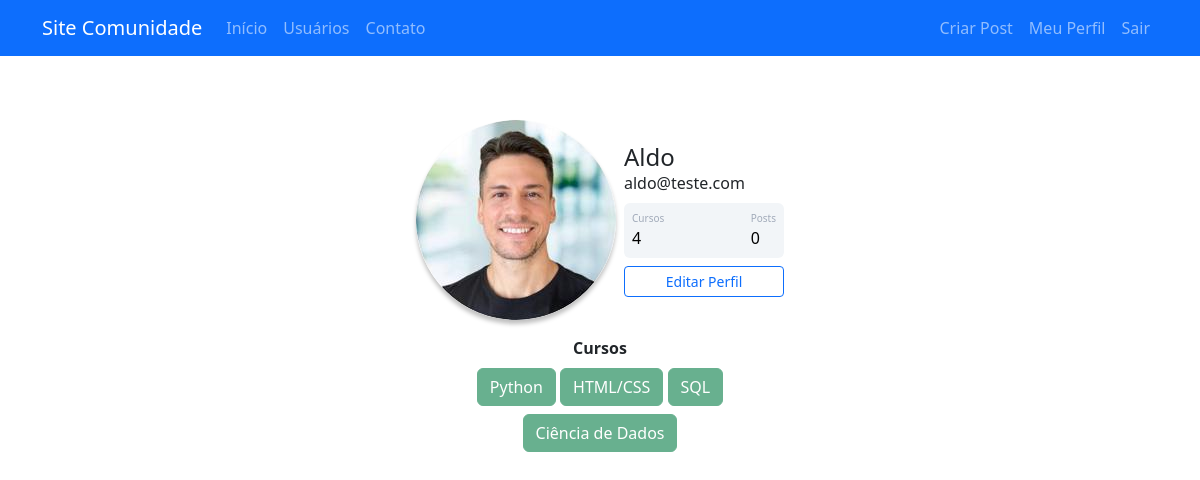
The page /perfil (signed in) on the database its author committed.
### sitecomunidade/models.py (models this page shows)
class Usuario(database.Model, UserMixin):
    id = database.Column(database.Integer, primary_key=True)
    username = database.Column(database.String, nullable=False)
    email = database.Column(database.String, nullable=False, unique=True)
    senha = database.Column(database.String, nullable=False)
    foto_perfil = database.Column(database.String, default='default.jpg')
    cursos = database.Column(database.String, nullable=False, default='Não Informado')
    posts = database.relationship('Post', backref='autor', lazy=True, passive_deletes=True)

### sitecomunidade/routes.py (the view)
@app.route('/perfil')
@login_required
def perfil():
    foto_perfil = url_for('static', filename=f'fotos_perfil/{current_user.foto_perfil}')
    return render_template('perfil.html', foto_perfil=foto_perfil)

### sitecomunidade/models.py (called while the page is built)
@login_manager.user_loader
def load_usuario(id_usuario):
    return Usuario.query.get(int(id_usuario))

### sitecomunidade/templates/perfil.html (shortened to what this page needs)
{% extends 'base.html' %}
{% block body %}
    <div class="container mt-5 d-flex justify-content-center">
        <div class="card p-3">
            <div class="d-flex align-items-center">
                <div class="image pe-2">
                    <img src="{{ foto_perfil }}" class="perfil-foto" width="200" >
                </div>
                <div class="ml-3 w-100">
                   <h4 class="mb-0 mt-0">{{ current_user.username }}</h4>
                   <span>{{ current_user.email }}</span>
                    <div class="p-2 mt-2 bg-primary d-flex justify-content-between rounded text-white stats">
                        <div class="d-flex flex-column">
                            <span class="articles">Cursos</span>
                            {% if 'Não Informado' in current_user.cursos or current_user.cursos == '' %}
                                <span class="number1">0</span>
                            {% else %}
                                <span class="number1">{{ current_user.cursos.count(';') + 1 }}</span>
                            {% endif %}
                        </div>
                        <div class="d-flex flex-column">
                            <span class="rating">Posts</span>
                            <span class="number3">0</span>
                        </div>
                    </div>
                   <div class="button mt-2 d-flex flex-row align-items-center">
                       <a href="{{ url_for('editar_perfil') }}" class="w-100">
                        <button class="btn btn-sm btn-outline-primary w-100">Editar Perfil</button>
                       </a>
                   </div>
                </div>
            </div>
        </div>
    </div>
    <div class="row justify-content-center">
        <div class="col col-4" style="text-align: center">
            <strong>Cursos</strong><br>
            {% if current_user.cursos and current_user.cursos != 'Não Informado' %}
                {% for curso in current_user.cursos.split(';') %}
                    <button type="button" class="btn btn-success mt-2" disabled>{{ curso }}</button>
                {% endfor %}
            {% else %}
                <p>Nenhum curso cadastrado :(</p>
            {% endif %}
        </div>
    </div>
{% endblock %}

### sitecomunidade/static/main.css (style rules this page uses)
.card { width: 400px; border: none; border-radius: 10px; background-color: #fff; }
.stats { background: #f2f5f8 !important; color: #000 !important; }
.articles { font-size:10px; color: #a1aab9; }
.number1 { font-weight:500; }
.rating { font-size:10px; color: #a1aab9; }
.number3 { font-weight:500; }
.perfil-foto { display: block; margin-left: auto; margin-right: auto; box-shadow: 0px 4px 4px rgba(0, 0, 0, 0.25); border-radius: 460px; height: 200px; width: 200px; }

### rows shown on the page
Usuario: username "Aldo", email "aldo@teste.com", cursos "4"

### other values the page prints
{{ curso }} "Python" "HTML/CSS" "SQL" "Ciência de Dados"
